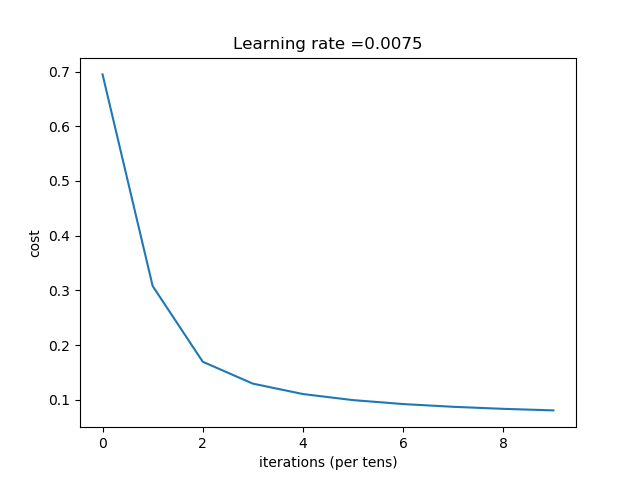

This chart was generated by the following Python code:
import time
import numpy as np
import pandas as pd
import matplotlib.pyplot as plt
from pandas import DataFrame



# My Neural Network model
"""
    ---> [LINEAR -> RELU]*(L-1) -> LINEAR -> SIGMOID
"""



# Dimensions of each layer
"""
    --> 2 hidden layers with 5 and 2 neuron units, 
    --> A input layer with 9 input neuron units
    --> Output layer with a single unit which gives either '0' or '1'
"""
layers_dims = [9, 5, 2, 1] 



# Reading Data
"""
    --> Reading data from the given excel sheet
    --> Division of given data into training set(80%) and test set(20%)
"""
path = ('Cancer.xlsx')  # The data is read as a data frame from the given excel sheet
df = pd.read_excel(path)
temp = df.as_matrix()   # conversion of data frame into a numpy array

test_x = temp[0:140, 1:10]
test_x = test_x.T
train_x = temp[140:698, 1:10]
train_x = train_x.T

test_y = temp[0:140, [10]]
test_y = test_y.T
test_y = (test_y/2)-1   # Because the output column in data set is given in terms of 2 and 4.
train_y = temp[140:698, [10]]
train_y = train_y.T
train_y = (train_y/2)-1



# Common functions used in artificial neural networks
"""
    --> Basic sigmoid function
"""
def sigmoid(z):

    s = 1/(1 + np.exp(-z))    
    return s, z



"""
    --> Basic relu function
"""
def relu(z):

    s = z*(z > 0)
    return s, z



"""
    --> Function for backward propagation
"""
def sigmoid_backward(dA, cache):

    Z = cache
    
    s = 1/(1+np.exp(-Z))
    dZ = dA * s * (1-s)
    
    assert (dZ.shape == Z.shape)
    
    return dZ



"""
    --> Function for backward propagation
"""
def relu_backward(dA, cache):
    
    Z = cache

    dZ = np.array(dA, copy=True)
    dZ[Z <= 0] = 0
    
    assert (dZ.shape == Z.shape)
    
    return dZ



"""
    --> Initialising parameters
"""
def initialize_parameters_deep(layer_dims):
    """
    Input Arguments:
    layer_dims - A python list containing the dimensions of each layer in my neural network
    
    Function Returns:
    parameters - python dictionary containing my network parameters "W1", "b1", ..., "WL", "bL"
    """
    L = len(layer_dims) 
    parameters = {}       

    for l in range(1, L):
       
        np.random.seed(1);
        # Random Initialisation
        parameters['W' + str(l)] = np.random.randn(layer_dims[l], layer_dims[l-1]) * 0.1
        parameters['b' + str(l)] = np.zeros((layer_dims[l], 1))
        assert(parameters['W' + str(l)].shape == (layer_dims[l], layer_dims[l-1]))
        assert(parameters['b' + str(l)].shape == (layer_dims[l], 1))
   
    return parameters



"""
    --> Function for forward propagation
"""
def linear_forward(A, W, b):
    """
    Input Arguments:
    A - Activations from previous layer
    W & b are weight matrix and bias vector respectively

    Function Returns:
    Z - Pre-activation parameter 
    cache -- A python dictionary containing "A", "W" and "b"
    It is stored for computing the backward propagation
    """

    Z = np.dot(W, A) + b
    assert(Z.shape == (W.shape[0], A.shape[1]))

    cache = (A, W, b)
    return Z, cache



"""
    --> Function for forward propagation
"""
def linear_activation_forward(A_prev, W, b, activation):
    """
    Input Arguments:
    A_prev - activations from previous layer
    W & b are weight matrix and bias vector respectively
    activation - "sigmoid" or "relu" (to tell whether it is sigmoid or relu)

    Function Returns:
    A - Post-activation value 
    cache - A python dictionary containing "linear_cache" and "activation_cache";
    It is stored for computing the backward pass efficiently
    """
    
    if activation == "sigmoid":

        Z, linear_cache = linear_forward(A_prev, W, b)
        A, activation_cache = sigmoid(Z)

    elif activation == "relu":

        Z, linear_cache = linear_forward(A_prev, W, b)
        A, activation_cache = relu(Z)

    assert (A.shape == (W.shape[0], A_prev.shape[1]))
    cache = (linear_cache, activation_cache)

    return A, cache



"""
    --> Main function for forward propagation 
"""
def L_model_forward(X, parameters):
    """
    Input Arguments:
    parameters - Current parameters which is a dictionary cantaining weight(W) matrices and bias(b) vectors of all layers
    
    Function Returns:
    AL - last layers' post-activation value
    """

    caches = []
    A = X
    L = len(parameters) // 2         
    
    # [LINEAR -> RELU]*(L-1)
    for l in range(1, L):
        A_prev = A
        A, cache = linear_activation_forward(A_prev, parameters['W' + str(l)], parameters['b' + str(l)], 'relu')
        caches.append(cache)
    
    # [LINEAR -> SIGMOID] ---->last layer
    AL, cache = linear_activation_forward(A, parameters['W' + str(L)], parameters['b' + str(L)], 'sigmoid')
    caches.append(cache)
    
    assert(AL.shape == (1,X.shape[1]))
            
    return AL, caches



"""
    --> Cross-Entropy cost function
"""
def compute_cost(AL, Y):
    """
    Input Arguments:
    AL - last layer's activations
    Y - original output predictions

    Function Returns:
    cost - cross-entropy cost
    """
    
    m = Y.shape[1]

    cost = (-1/m) * np.sum(np.dot(Y, (np.log(AL)).T) + np.dot(1-Y, (np.log(1-AL)).T))
    
    cost = np.squeeze(cost)    
    assert(cost.shape == ())
    
    return cost



"""
    --> Function for backward propagation
"""
def linear_backward(dZ, cache):
    """
    Input Arguments:
    dZ - Gradient of the cost with respect to the linear output of current layer l
    cache - tuple of values (A_prev, W, b) coming from the forward propagation in the current layer

    Function Returns:
    dA_prev - Gradient of the cost with respect to the activation of the previous layer l-1
    dW - Gradient of the cost with respect to W for current layer l
    db - Gradient of the cost with respect to b for current layer l
    """
    A_prev, W, b = cache
    m = A_prev.shape[1]

    dW = (1/m) * np.dot(dZ, A_prev.T)
    db = (1/m) * np.sum(dZ, axis = 1, keepdims = True)
    dA_prev = np.dot(W.T, dZ)
    
    assert (dA_prev.shape == A_prev.shape)
    assert (dW.shape == W.shape)
    assert (db.shape == b.shape)
    
    return dA_prev, dW, db



"""
    --> Function for backward propagation
"""
def linear_activation_backward(dA, cache, activation):
    """
    Input Arguments:
    dA - post-activation gradient for current layer l 
    cache - tuple of values (linear_cache, activation_cache)
    
    Function Returns:
    dA_prev - Gradient of the cost with respect to the activation of the previous layer l-1
    dW -- Gradient of the cost with respect to W for current layer l
    db -- Gradient of the cost with respect to b for current layer l
    """

    linear_cache, activation_cache = cache
    
    if activation == "relu":
   
        dZ = relu_backward(dA, activation_cache)
        dA_prev, dW, db = linear_backward(dZ, linear_cache)
     
    elif activation == "sigmoid":

        dZ = sigmoid_backward(dA, activation_cache)
        dA_prev, dW, db = linear_backward(dZ, linear_cache)
    
    return dA_prev, dW, db



"""
    --> Main function for backward propagation
"""
def L_model_backward(AL, Y, caches):
    """
    Function Returns:
    grads - A dictionary with the gradients containing dA, dW, db
    """
    grads = {}
    L = len(caches) 
    m = AL.shape[1]
    
    # Initializing the backpropagation
    dAL = -(np.divide(Y, AL) - np.divide(1-Y, 1-AL))
    
    # Lth layer (SIGMOID -> LINEAR) gradients
    current_cache = caches[L-1]
    grads["dA" + str(L-1)], grads["dW" + str(L)], grads["db" + str(L)] = linear_activation_backward(dAL, current_cache, 'sigmoid')
    
    # Loop from l = L-2 to l = 0
    for l in reversed(range(L-1)):
        # lth layer: (RELU -> LINEAR) gradients. 
        current_cache = caches[l]
        dA_prev_temp, dW_temp, db_temp = linear_activation_backward(grads['dA' + str(l+1)], current_cache, 'relu')
        grads["dA" + str(l)] = dA_prev_temp
        grads["dW" + str(l + 1)] = dW_temp
        grads["db" + str(l + 1)] = db_temp

    return grads



"""
    --> for updating parameters at each gradient step
"""
def update_parameters(parameters, grads, learning_rate):
    """
    Input Arguments:
    parameters - python dictionary containing all parameters 
    grads - python dictionary containing your gradients, output of L_model_backward
    """
    
    L = len(parameters) // 2 

    # Update rule for each parameter
    for l in range(L):
        parameters["W" + str(l+1)] = parameters["W" + str(l+1)] - learning_rate * grads["dW" + str(l+1)]
        parameters["b" + str(l+1)] = parameters["b" + str(l+1)] - learning_rate * grads["db" + str(l+1)]
    return parameters



"""
    --> Final model
"""
def L_layer_model(X, Y, layers_dims, learning_rate = 0.0075, num_iterations = 3000, print_cost=False):
    
    # keeping track of cost
    costs = []                     
    
    # Parameters initialization
    parameters = initialize_parameters_deep(layers_dims)
    
    # Gradient descent
    for i in range(0, num_iterations):

        # Forward propagation: [LINEAR -> RELU]*(L-1) -> LINEAR -> SIGMOID
        AL, caches = L_model_forward(X, parameters)
        
        # Compute cost
        cost = compute_cost(AL, Y)
    
        # Backward propagation
        grads = L_model_backward(AL, Y, caches)
 
        # Update parameters
        parameters = update_parameters(parameters, grads, learning_rate)
                
        # Printing the cost every 100 training example
        if print_cost and i % 1000 == 0:
            print ("Cost after iteration %i: %f" %(i, cost))
        if print_cost and i % 1000 == 0:
            costs.append(cost)
            
    # plot the cost
    plt.plot(np.squeeze(costs))
    plt.ylabel('cost')
    plt.xlabel('iterations (per tens)')
    plt.title("Learning rate =" + str(learning_rate))
    plt.show()
    
    return parameters



"""
    --> calling for the main function to get the final parameters
"""
parameters = L_layer_model(train_x, train_y, layers_dims, num_iterations = 10000, print_cost = True)



"""
    --> for predicting the output and calculating accuracy
"""
def predict(X, Y, parameters):
    
    # Computes probabilities using forward propagation, and classifies to 0/1 using 0.5 as the threshold.
 
    AL, cache = L_model_forward(X, parameters)
    m = Y.shape[1]
    predictions = (AL >= 0.5)
    accuracy = ((np.dot(Y,predictions.T) + np.dot(1-Y,1-predictions.T))/(Y.size)*100)
    
    return np.squeeze(accuracy), predictions



"""
    --> printing predicted values for training set
"""
print("-----------------------------------------------------------------------------\n")
train_accuracy, pred_train = predict(train_x, train_y, parameters)
print("The predicted values for training set---\n")
print(pred_train)
print("-----------------------------------------------------------------------------\n")



"""
    --> printing predicted values for test set
"""
print("-----------------------------------------------------------------------------\n")
test_accuracy, pred_test = predict(test_x, test_y, parameters)
print("The predicted values for test set---\n")
print(pred_test)
print("-----------------------------------------------------------------------------\n")



"""
    --> printing train_accuracy and test_accuracy
"""
print("The Accuracy for the training set is : ")
print(train_accuracy)
print("-----------------------------------------------------------------------------\n")
print("The Accuracy for the test set is : ")
print(test_accuracy)
print("-----------------------------------------------------------------------------\n")
